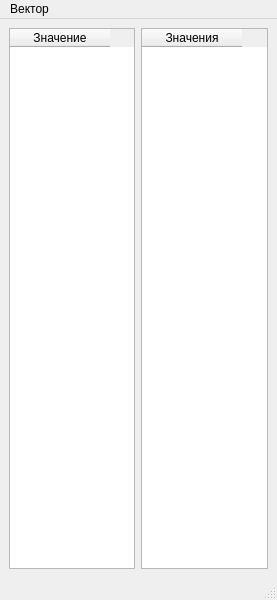
<?xml version="1.0" encoding="UTF-8"?>
<ui version="4.0">
 <class>MainWindow</class>
 <widget class="QMainWindow" name="MainWindow">
  <property name="geometry">
   <rect>
    <x>0</x>
    <y>0</y>
    <width>277</width>
    <height>600</height>
   </rect>
  </property>
  <property name="windowTitle">
   <string>MainWindow</string>
  </property>
  <widget class="QWidget" name="centralwidget">
   <layout class="QGridLayout" name="gridLayout">
    <item row="0" column="1">
     <widget class="QTableWidget" name="tableWidget_2">
      <column>
       <property name="text">
        <string>Значения</string>
       </property>
      </column>
     </widget>
    </item>
    <item row="0" column="0">
     <widget class="QTableWidget" name="tableWidget">
      <property name="textElideMode">
       <enum>Qt::ElideLeft</enum>
      </property>
      <column>
       <property name="text">
        <string>Значение</string>
       </property>
      </column>
     </widget>
    </item>
   </layout>
  </widget>
  <widget class="QMenuBar" name="menubar">
   <property name="geometry">
    <rect>
     <x>0</x>
     <y>0</y>
     <width>277</width>
     <height>24</height>
    </rect>
   </property>
   <widget class="QMenu" name="menu">
    <property name="title">
     <string>Вектор</string>
    </property>
    <addaction name="action"/>
   </widget>
   <addaction name="menu"/>
  </widget>
  <widget class="QStatusBar" name="statusbar"/>
  <action name="action">
   <property name="text">
    <string>Рандомные значения</string>
   </property>
   <property name="shortcut">
    <string>Return</string>
   </property>
  </action>
 </widget>
 <resources/>
 <connections/>
</ui>
